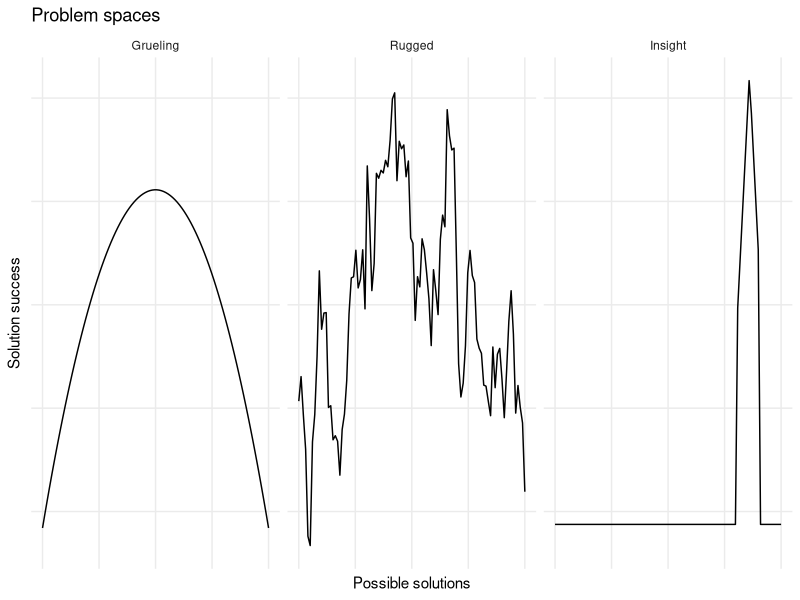

This figure's R source:
# ---- problem-spaces
library(ggplot2)
library(tidyr)
library(dplyr)
library(stringr)

problem_space_levels <- c("grueling", "rugged", "insight")

x_range <- seq(-5, 5, length.out = 100)

curves <- list(
  grueling = function(x) -x^2,
  rugged = function(x) {
    # brownian noise
    sig2 <- 0.01
    noise <- rnorm(length(x) - 1, sd = sqrt(sig2))
    c(0, cumsum(noise))
  },
  insight = function(x) ifelse(x < 3 | x > 4, 0, -abs(x - 3.6) * 10 + 10)
)
to_z <- function(x) (x - mean(x))/sd(x)

set.seed(683)  # reproducible randomness
mountains <- lapply(curves, function(curve_fn) curve_fn(x_range) %>% to_z) %>%
  as.data.frame %>%
  mutate(x = x_range) %>%
  gather(problem_space, y, -x) %>%
  mutate(
    problem_space = factor(problem_space, levels = problem_space_levels,
                           labels = str_to_title(problem_space_levels)),
    # lower insight problem. NB: labels are title case
    y = ifelse(problem_space == "Insight", y - 1.8, y)
  )

ggplot(mountains, aes(x, y)) +
  geom_line(aes(group = problem_space)) +
  facet_wrap("problem_space") +
  scale_x_continuous("Possible solutions", labels = NULL) +
  scale_y_continuous("Solution success", labels = NULL) +
  theme_minimal() +
  theme(
    axis.ticks = element_blank(),
    panel.grid.minor = element_blank()
  ) +
  ggtitle("Problem spaces")
